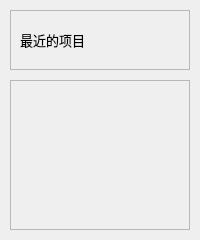
                     <widget class="QWidget" name="widgets">
                      <property name="styleSheet">
                       <string notr="true">b</string>
                      </property>
                      <layout class="QVBoxLayout" name="verticalLayout" stretch="0,0">
                       <property name="spacing">
                        <number>10</number>
                       </property>
                       <property name="leftMargin">
                        <number>10</number>
                       </property>
                       <property name="topMargin">
                        <number>10</number>
                       </property>
                       <property name="rightMargin">
                        <number>10</number>
                       </property>
                       <property name="bottomMargin">
                        <number>10</number>
                       </property>
                       <item>
                        <widget class="QFrame" name="row_2">
                         <property name="sizePolicy">
                          <sizepolicy hsizetype="Preferred" vsizetype="Fixed">
                           <horstretch>0</horstretch>
                           <verstretch>0</verstretch>
                          </sizepolicy>
                         </property>
                         <property name="minimumSize">
                          <size>
                           <width>0</width>
                           <height>60</height>
                          </size>
                         </property>
                         <property name="frameShape">
                          <enum>QFrame::StyledPanel</enum>
                         </property>
                         <property name="frameShadow">
                          <enum>QFrame::Raised</enum>
                         </property>
                         <layout class="QVBoxLayout" name="verticalLayout_19">
                          <item>
                           <widget class="QLabel" name="label_3">
                            <property name="sizePolicy">
                             <sizepolicy hsizetype="Fixed" vsizetype="Fixed">
                              <horstretch>0</horstretch>
                              <verstretch>0</verstretch>
                             </sizepolicy>
                            </property>
                            <property name="font">
                             <font>
                              <family>Segoe UI</family>
                              <pointsize>10</pointsize>
                              <italic>false</italic>
                              <bold>false</bold>
                             </font>
                            </property>
                            <property name="text">
                             <string>最近的项目</string>
                            </property>
                           </widget>
                          </item>
                         </layout>
                        </widget>
                       </item>
                       <item>
                        <widget class="QFrame" name="row_3">
                         <property name="minimumSize">
                          <size>
                           <width>0</width>
                           <height>150</height>
                          </size>
                         </property>
                         <property name="frameShape">
                          <enum>QFrame::StyledPanel</enum>
                         </property>
                         <property name="frameShadow">
                          <enum>QFrame::Raised</enum>
                         </property>
                         <layout class="QHBoxLayout" name="horizontalLayout_12">
                          <property name="spacing">
                           <number>0</number>
                          </property>
                          <property name="leftMargin">
                           <number>0</number>
                          </property>
                          <property name="topMargin">
                           <number>0</number>
                          </property>
                          <property name="rightMargin">
                           <number>0</number>
                          </property>
                          <property name="bottomMargin">
                           <number>0</number>
                          </property>
                         </layout>
                        </widget>
                       </item>
                      </layout>
                     </widget>
